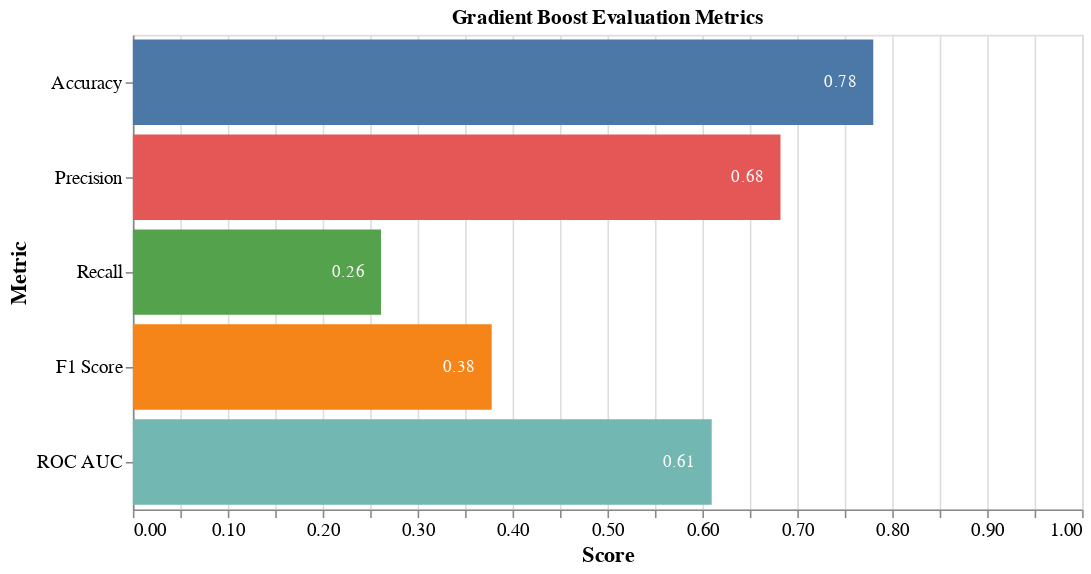

Source (notebook cell):
### Code cell
metrics_scores = {
    "Accuracy": accuracy,
    "Precision": precision,
    "Recall": recall,
    "F1 Score": f1,
    "ROC AUC": roc_auc,
}

df_metrics = pd.DataFrame(list(metrics_scores.items()), columns=["Metric", "Score"])

base = alt.Chart(df_metrics).encode(
    y=alt.Y("Metric:N", axis=alt.Axis(title="Metric"), sort=df_metrics["Metric"].values),
    x=alt.X("Score:Q", axis=alt.Axis(title="Score"), scale=alt.Scale(domain=[0, 1])),
)

bar = base.mark_bar().encode(
    color=alt.Color("Metric:N", legend=None), text=alt.Text("Score:Q", format=".2f")
)

text = base.mark_text(
    align="right",
    baseline="middle",
    color="white",
    dx=-10,
).encode(text=alt.Text("Score:Q", format=".2f"))

chart = (
    (bar + text)
    .properties(title=f"{MODEL_NAME} Evaluation Metrics", width=600, height=300)
    .configure_axis(labelFontSize=12, titleFontSize=14)
)

# Can't get this one to save programmatically :(
# from altair_saver import save
# chart.save(f"./visualizations/{MODEL}_metrics.png")
# save(chart, f"./visualizations/{MODEL}_metrics.png")

chart

### Figure 1 — Vega-Lite specification as saved in the notebook (floating-point values rounded to 4 significant figures)
{"config": {"view": {"continuousWidth": 300, "continuousHeight": 300}, "axis": {"labelFontSize": 12, "titleFontSize": 14}}, "layer": [{"mark": {"type": "bar"}, "encoding": {"color": {"field": "Metric", "legend": null, "type": "nominal"}, "text": {"field": "Score", "format": ".2f", "type": "quantitative"}, "x": {"axis": {"title": "Score"}, "field": "Score", "scale": {"domain": [0, 1]}, "type": "quantitative"}, "y": {"axis": {"title": "Metric"}, "field": "Metric", "sort": ["Accuracy", "Precision", "Recall", "F1 Score", "ROC AUC"], "type": "nominal"}}}, {"mark": {"type": "text", "align": "right", "baseline": "middle", "color": "white", "dx": -10}, "encoding": {"text": {"field": "Score", "format": ".2f", "type": "quantitative"}, "x": {"axis": {"title": "Score"}, "field": "Score", "scale": {"domain": [0, 1]}, "type": "quantitative"}, "y": {"axis": {"title": "Metric"}, "field": "Metric", "sort": ["Accuracy", "Precision", "Recall", "F1 Score", "ROC AUC"], "type": "nominal"}}}], "data": {"name": "data-7200da256977adbd37e08ab8f29b6679"}, "height": 300, "title": "Gradient Boost Evaluation Metrics", "width": 600, "$schema": "https://vega.github.io/schema/vega-lite/v5.14.1.json", "datasets": {"data-7200da256977adbd37e08ab8f29b6679": [{"Metric": "Accuracy", "Score": 0.78}, {"Metric": "Precision", "Score": 0.6823}, {"Metric": "Recall", "Score": 0.2614}, {"Metric": "F1 Score", "Score": 0.378}, {"Metric": "ROC AUC", "Score": 0.6098}]}}
